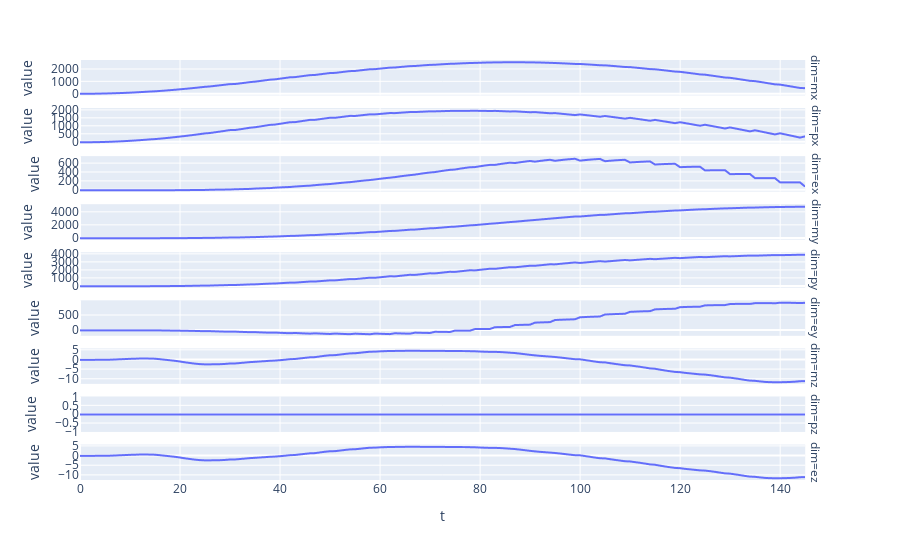

Source (notebook cell):
### Code cell
noise_trace    = target.true_states(n=800, only_noise=True)
noise_trace_df = to_df(noise_trace, columns=['mx', 'my', 'mz', 'px', 'py', 'pz', 'ex', 'ey', 'ez'], add_time=True)

fig = ex.line(noise_trace_df.melt(['t'], ['mx', 'px', 'ex', 'my', 'py', 'ey', 'mz', 'pz', 'ez'], 'dim', 'value'),
              x='t', y='value', facet_row='dim')
fig.update_yaxes(matches=None)
fig.update_layout(height=1100)
fig

### Figure 1 — Plotly figure (JSON) as saved in the notebook; plotly's stock layout.template omitted (floating-point values rounded to 4 significant figures; data arrays with more than 128 entries replaced by an {"elided": "..."} marker saying what was removed)
{"data": [{"hovertemplate": "dim=mx<br>t=%{x}<br>value=%{y}<extra></extra>", "legendgroup": "", "line": {"color": "#636efa", "dash": "solid"}, "marker": {"symbol": "circle"}, "mode": "lines", "name": "", "showlegend": false, "type": "scattergl", "x": {"elided": "146 int values"}, "xaxis": "x9", "y": {"elided": "146 float values"}, "yaxis": "y9"}, {"hovertemplate": "dim=px<br>t=%{x}<br>value=%{y}<extra></extra>", "legendgroup": "", "line": {"color": "#636efa", "dash": "solid"}, "marker": {"symbol": "circle"}, "mode": "lines", "name": "", "showlegend": false, "type": "scattergl", "x": {"elided": "146 int values"}, "xaxis": "x8", "y": {"elided": "146 float values"}, "yaxis": "y8"}, {"hovertemplate": "dim=ex<br>t=%{x}<br>value=%{y}<extra></extra>", "legendgroup": "", "line": {"color": "#636efa", "dash": "solid"}, "marker": {"symbol": "circle"}, "mode": "lines", "name": "", "showlegend": false, "type": "scattergl", "x": {"elided": "146 int values"}, "xaxis": "x7", "y": {"elided": "146 float values"}, "yaxis": "y7"}, {"hovertemplate": "dim=my<br>t=%{x}<br>value=%{y}<extra></extra>", "legendgroup": "", "line": {"color": "#636efa", "dash": "solid"}, "marker": {"symbol": "circle"}, "mode": "lines", "name": "", "showlegend": false, "type": "scattergl", "x": {"elided": "146 int values"}, "xaxis": "x6", "y": {"elided": "146 float values"}, "yaxis": "y6"}, {"hovertemplate": "dim=py<br>t=%{x}<br>value=%{y}<extra></extra>", "legendgroup": "", "line": {"color": "#636efa", "dash": "solid"}, "marker": {"symbol": "circle"}, "mode": "lines", "name": "", "showlegend": false, "type": "scattergl", "x": {"elided": "146 int values"}, "xaxis": "x5", "y": {"elided": "146 float values"}, "yaxis": "y5"}, {"hovertemplate": "dim=ey<br>t=%{x}<br>value=%{y}<extra></extra>", "legendgroup": "", "line": {"color": "#636efa", "dash": "solid"}, "marker": {"symbol": "circle"}, "mode": "lines", "name": "", "showlegend": false, "type": "scattergl", "x": {"elided": "146 int values"}, "xaxis": "x4", "y": {"elided": "146 float values"}, "yaxis": "y4"}, {"hovertemplate": "dim=mz<br>t=%{x}<br>value=%{y}<extra></extra>", "legendgroup": "", "line": {"color": "#636efa", "dash": "solid"}, "marker": {"symbol": "circle"}, "mode": "lines", "name": "", "showlegend": false, "type": "scattergl", "x": {"elided": "146 int values"}, "xaxis": "x3", "y": {"elided": "146 float values"}, "yaxis": "y3"}, {"hovertemplate": "dim=pz<br>t=%{x}<br>value=%{y}<extra></extra>", "legendgroup": "", "line": {"color": "#636efa", "dash": "solid"}, "marker": {"symbol": "circle"}, "mode": "lines", "name": "", "showlegend": false, "type": "scattergl", "x": {"elided": "146 int values"}, "xaxis": "x2", "y": {"elided": "146 int values"}, "yaxis": "y2"}, {"hovertemplate": "dim=ez<br>t=%{x}<br>value=%{y}<extra></extra>", "legendgroup": "", "line": {"color": "#636efa", "dash": "solid"}, "marker": {"symbol": "circle"}, "mode": "lines", "name": "", "showlegend": false, "type": "scattergl", "x": {"elided": "146 int values"}, "xaxis": "x", "y": {"elided": "146 float values"}, "yaxis": "y"}], "layout": {"annotations": [{"font": {}, "showarrow": false, "text": "dim=ez", "textangle": 90, "x": 0.98, "xanchor": "left", "xref": "paper", "y": 0.04222, "yanchor": "middle", "yref": "paper"}, {"font": {}, "showarrow": false, "text": "dim=pz", "textangle": 90, "x": 0.98, "xanchor": "left", "xref": "paper", "y": 0.1567, "yanchor": "middle", "yref": "paper"}, {"font": {}, "showarrow": false, "text": "dim=mz", "textangle": 90, "x": 0.98, "xanchor": "left", "xref": "paper", "y": 0.2711, "yanchor": "middle", "yref": "paper"}, {"font": {}, "showarrow": false, "text": "dim=ey", "textangle": 90, "x": 0.98, "xanchor": "left", "xref": "paper", "y": 0.3856, "yanchor": "middle", "yref": "paper"}, {"font": {}, "showarrow": false, "text": "dim=py", "textangle": 90, "x": 0.98, "xanchor": "left", "xref": "paper", "y": 0.5, "yanchor": "middle", "yref": "paper"}, {"font": {}, "showarrow": false, "text": "dim=my", "textangle": 90, "x": 0.98, "xanchor": "left", "xref": "paper", "y": 0.6144, "yanchor": "middle", "yref": "paper"}, {"font": {}, "showarrow": false, "text": "dim=ex", "textangle": 90, "x": 0.98, "xanchor": "left", "xref": "paper", "y": 0.7289, "yanchor": "middle", "yref": "paper"}, {"font": {}, "showarrow": false, "text": "dim=px", "textangle": 90, "x": 0.98, "xanchor": "left", "xref": "paper", "y": 0.8433, "yanchor": "middle", "yref": "paper"}, {"font": {}, "showarrow": false, "text": "dim=mx", "textangle": 90, "x": 0.98, "xanchor": "left", "xref": "paper", "y": 0.9578, "yanchor": "middle", "yref": "paper"}], "autosize": true, "legend": {"tracegroupgap": 0}, "margin": {"t": 60}, "xaxis": {"anchor": "y", "autorange": true, "domain": [0, 0.98], "range": [0, 145], "title": {"text": "t"}, "type": "linear"}, "xaxis2": {"anchor": "y2", "autorange": true, "domain": [0, 0.98], "matches": "x", "range": [0, 145], "showticklabels": false, "type": "linear"}, "xaxis3": {"anchor": "y3", "autorange": true, "domain": [0, 0.98], "matches": "x", "range": [0, 145], "showticklabels": false, "type": "linear"}, "xaxis4": {"anchor": "y4", "autorange": true, "domain": [0, 0.98], "matches": "x", "range": [0, 145], "showticklabels": false, "type": "linear"}, "xaxis5": {"anchor": "y5", "autorange": true, "domain": [0, 0.98], "matches": "x", "range": [0, 145], "showticklabels": false, "type": "linear"}, "xaxis6": {"anchor": "y6", "autorange": true, "domain": [0, 0.98], "matches": "x", "range": [0, 145], "showticklabels": false, "type": "linear"}, "xaxis7": {"anchor": "y7", "autorange": true, "domain": [0, 0.98], "matches": "x", "range": [0, 145], "showticklabels": false, "type": "linear"}, "xaxis8": {"anchor": "y8", "autorange": true, "domain": [0, 0.98], "matches": "x", "range": [0, 145], "showticklabels": false, "type": "linear"}, "xaxis9": {"anchor": "y9", "autorange": true, "domain": [0, 0.98], "matches": "x", "range": [0, 145], "showticklabels": false, "type": "linear"}, "yaxis": {"anchor": "x", "autorange": true, "domain": [0, 0.08444], "range": [-12.65, 5.722], "title": {"text": "value"}, "type": "linear"}, "yaxis2": {"anchor": "x2", "autorange": true, "domain": [0.1144, 0.1989], "range": [-1, 1], "title": {"text": "value"}, "type": "linear"}, "yaxis3": {"anchor": "x3", "autorange": true, "domain": [0.2289, 0.3133], "range": [-12.65, 5.722], "title": {"text": "value"}, "type": "linear"}, "yaxis4": {"anchor": "x4", "autorange": true, "domain": [0.3433, 0.4278], "range": [-192.8, 991.1], "title": {"text": "value"}, "type": "linear"}, "yaxis5": {"anchor": "x5", "autorange": true, "domain": [0.4578, 0.5422], "range": [-221.0, 4198.0], "title": {"text": "value"}, "type": "linear"}, "yaxis6": {"anchor": "x6", "autorange": true, "domain": [0.5722, 0.6567], "range": [-272.2, 5173.0], "title": {"text": "value"}, "type": "linear"}, "yaxis7": {"anchor": "x7", "autorange": true, "domain": [0.6867, 0.7711], "range": [-39.83, 756.8], "title": {"text": "value"}, "type": "linear"}, "yaxis8": {"anchor": "x8", "autorange": true, "domain": [0.8011, 0.8856], "range": [-111.3, 2115.0], "title": {"text": "value"}, "type": "linear"}, "yaxis9": {"anchor": "x9", "autorange": true, "domain": [0.9156, 1], "range": [-143.6, 2728.0], "title": {"text": "value"}, "type": "linear"}}}
